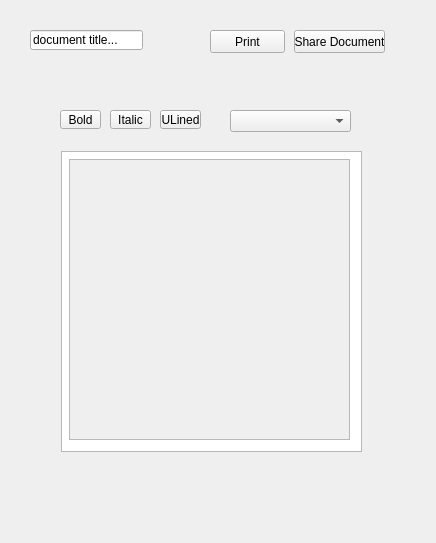
<?xml version="1.0" encoding="UTF-8"?>
<ui version="4.0">
 <class>TextEditor</class>
 <widget class="QWidget" name="TextEditor">
  <property name="geometry">
   <rect>
    <x>0</x>
    <y>0</y>
    <width>436</width>
    <height>543</height>
   </rect>
  </property>
  <property name="windowTitle">
   <string>Form</string>
  </property>
  <widget class="QWidget" name="textEditor" native="true">
   <property name="geometry">
    <rect>
     <x>30</x>
     <y>70</y>
     <width>351</width>
     <height>461</height>
    </rect>
   </property>
   <widget class="QToolButton" name="toolButton">
    <property name="geometry">
     <rect>
      <x>30</x>
      <y>40</y>
      <width>41</width>
      <height>19</height>
     </rect>
    </property>
    <property name="text">
     <string>Bold</string>
    </property>
   </widget>
   <widget class="QPlainTextEdit" name="plainTextEdit">
    <property name="geometry">
     <rect>
      <x>31</x>
      <y>81</y>
      <width>301</width>
      <height>301</height>
     </rect>
    </property>
   </widget>
   <widget class="QToolButton" name="toolButton_2">
    <property name="geometry">
     <rect>
      <x>80</x>
      <y>40</y>
      <width>41</width>
      <height>19</height>
     </rect>
    </property>
    <property name="text">
     <string>Italic</string>
    </property>
   </widget>
   <widget class="QToolButton" name="toolButton_3">
    <property name="geometry">
     <rect>
      <x>130</x>
      <y>40</y>
      <width>41</width>
      <height>19</height>
     </rect>
    </property>
    <property name="text">
     <string>ULined</string>
    </property>
   </widget>
   <widget class="QScrollArea" name="scrollArea">
    <property name="geometry">
     <rect>
      <x>39</x>
      <y>89</y>
      <width>281</width>
      <height>281</height>
     </rect>
    </property>
    <property name="widgetResizable">
     <bool>true</bool>
    </property>
    <widget class="QWidget" name="scrollAreaWidgetContents">
     <property name="geometry">
      <rect>
       <x>0</x>
       <y>0</y>
       <width>279</width>
       <height>279</height>
      </rect>
     </property>
    </widget>
   </widget>
   <widget class="QComboBox" name="comboBox">
    <property name="geometry">
     <rect>
      <x>200</x>
      <y>40</y>
      <width>121</width>
      <height>22</height>
     </rect>
    </property>
   </widget>
  </widget>
  <widget class="QLineEdit" name="lineEdit">
   <property name="geometry">
    <rect>
     <x>30</x>
     <y>30</y>
     <width>113</width>
     <height>20</height>
    </rect>
   </property>
   <property name="text">
    <string>document title...</string>
   </property>
  </widget>
  <widget class="QPushButton" name="pushButton">
   <property name="geometry">
    <rect>
     <x>294</x>
     <y>30</y>
     <width>91</width>
     <height>23</height>
    </rect>
   </property>
   <property name="toolTip">
    <string>&lt;html&gt;&lt;head/&gt;&lt;body&gt;&lt;p&gt;open dialog box with links etc to share the document&lt;/p&gt;&lt;/body&gt;&lt;/html&gt;</string>
   </property>
   <property name="text">
    <string>Share Document</string>
   </property>
  </widget>
  <widget class="QPushButton" name="pushButton_2">
   <property name="geometry">
    <rect>
     <x>210</x>
     <y>30</y>
     <width>75</width>
     <height>23</height>
    </rect>
   </property>
   <property name="text">
    <string>Print</string>
   </property>
  </widget>
 </widget>
 <resources/>
 <connections/>
</ui>
